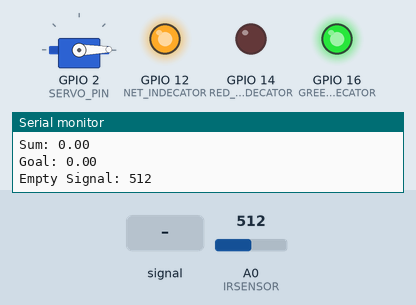
Recording of a sketch running on a simulated ESP8266 (Wemos D1 mini). Shown: servo, output pins drawn as LEDs (lit = HIGH), the last lines printed to the serial monitor. Inputs (shaded band) come from the test bench; at power-on: A0 (IRSENSOR) = 512. WiFi joins after 1.5 s; servers stay silent unless stated; uploads are accepted with an empty reply.

Above: at 4.3 s.
4.4 s: A0 (IRSENSOR) fed a 2 Hz sine of ±306 counts around its level
At 5.2 s:
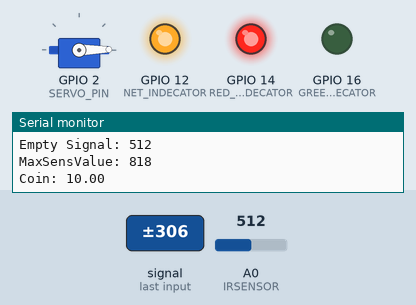
6.2 s: A0 (IRSENSOR) set to 716
At 7.7 s:
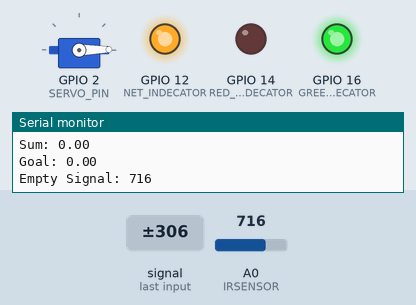
Timing chart, 0 to 9.2 s (numbered marks = the images above; inputs shaded):
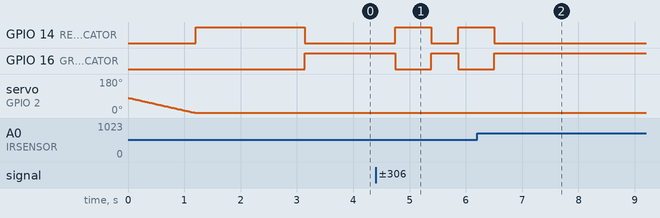

Measured:
- after the input at 4.4 s, GPIO 14 (RED_INDECATOR): LOW → HIGH after 0.35 s, → LOW 0.64 s later, → HIGH 0.48 s later; GPIO 16 (GREEN_INDECATOR): HIGH → LOW after 0.35 s, → HIGH 0.64 s later, → LOW 0.48 s later
- after the input at 6.2 s, GPIO 14 (RED_INDECATOR): goes on until 6.5 s, then stays LOW; GPIO 16 (GREEN_INDECATOR): goes on until 6.5 s, then stays HIGH

The sketch:

IR.ino
```cpp
#include <Servo.h>
#include <ESP8266WiFiMulti.h>
#include <ESP8266HTTPClient.h>
#include <WiFiClient.h>

//-------SETTINGS---------
#define COIN_AMOUNT 6     //number of coins
#define IRSENSOR A0
#define NET_INDECATOR 12   //Wemos D6
#define SERVO_PIN 2       //Wemos D4
#define GREEN_INDECATOR 16   //Wemos D0
#define RED_INDECATOR 14   //Wemos D5
#define HTTP_RESPONSE_OK 200
#define SYSTEM_TIME_OUT 30000
#define NOT_CONNECTED_TIMEOUT 120000
#define CHECK_IS_OPEN 10000

float coinValue[COIN_AMOUNT] = {0.10, 0.50, 1.0, 2.0, 5.0, 10.0};
int coinMaxSignal[COIN_AMOUNT] = {600, 1024, 269, 370, 1023, 960};   //Max signal for each coin
int coinMinSignal[COIN_AMOUNT] = {371, 1024, 100, 270, 970, 700};   //min signal for each coin
int coinQuantity[COIN_AMOUNT];  //Number of coins for each coin type
int emptySignal = 0;               //Save empty signal value.
int sensSignal = 0;
int maxSensSignal = 0;
bool coinInside = false;
bool isBankEmpty = true;
bool gameStart = false;
float goal = -1;
float totalSum = 0;             //Save total sum of money in our pig
bool isOpen = false;

unsigned long systemTimer;
unsigned long noConnectionTimer;
bool connection = true;
unsigned long checkOpenTimer;

Servo myservo;
int servoPosition = 0;

ESP8266WiFiMulti WiFiMulti;

//-------SETTINGS---------

int tcrt;
int maxValue;

void setup() {
  // put your setup code here, to run once:
  checkOpenTimer=noConnectionTimer = systemTimer = millis();  //initial start time
  ServoClose();
  Serial.begin(9600);
  pinMode(LED_BUILTIN, OUTPUT);
  pinMode(IRSENSOR,INPUT);
  pinMode(NET_INDECATOR,OUTPUT);
  pinMode(GREEN_INDECATOR,OUTPUT);
  pinMode(RED_INDECATOR,OUTPUT);
  digitalWrite(GREEN_INDECATOR,HIGH);
  digitalWrite(GREEN_INDECATOR,HIGH);
  digitalWrite(RED_INDECATOR,HIGH);
  WiFiMulti.addAP("TechPublic", "");
  WiFiMulti.addAP("LIAV-PC 3303", "piggybot");
  ConnectToInternet();
  gameStart = InitGoalAndSum();
}

void loop() {
  // put your main code here, to run repeatedly:

  ShowBank();
  Serial.println("Sum: " + String(totalSum));
  Serial.println("Goal: " + String(goal));
  emptySignal = analogRead(IRSENSOR);
  Serial.println("Empty Signal: " + String(emptySignal));
  int coinSignal = ListenToCoin();
  int coinIndex = RecognizeCoin(coinSignal);
  if (coinIndex != -1 ) {
    float coinType = coinValue[coinIndex];
    Serial.println("Coin: " + String(coinType));
    bool sendResult = SendCoinToAzure(coinType);
    if (!sendResult) {
      coinQuantity[coinIndex]++;                                          //Save coin in case of bad NET issue
      isBankEmpty = false;
    } else {
      if (!gameStart){
        gameStart = InitGoalAndSum();
      }
      else
        totalSum+=coinType;
    }
  } else {
    Serial.println("Bad Coin !!!");
  }
}

int ListenToCoin() {
  maxSensSignal = emptySignal;
  while(1){
    yield();
    digitalWrite(GREEN_INDECATOR,HIGH);
    digitalWrite(RED_INDECATOR,LOW);
    if (WiFi.status() != WL_CONNECTED) {
      digitalWrite(NET_INDECATOR,LOW);
    }
    if (!coinInside && !connection && millis() - noConnectionTimer >= NOT_CONNECTED_TIMEOUT){
      ConnectToInternet();
    }
    sensSignal = analogRead(IRSENSOR);
    if (sensSignal > maxSensSignal)
      maxSensSignal = sensSignal;
    if (sensSignal - emptySignal > 50)
      coinInside = true;
    if (coinInside && (abs(sensSignal - emptySignal) <= 2))
    {
      coinInside = false;
      systemTimer = millis();                                     //User is using system. Reset timer.
      break;
    }
    if (!coinInside && connection) {
      if (!isBankEmpty && millis() - systemTimer > SYSTEM_TIME_OUT) {        //User doesn't use the system more than 30 sec. We can go and empty the bank.
         Serial.println("GO TO BANK");
         ClearBank();
         systemTimer = millis();
      }
      if (gameStart && totalSum>=goal && millis() - checkOpenTimer >= CHECK_IS_OPEN) {
         Serial.println("TRY TO OPEN PIG");
         isOpen = OpenPig();
         checkOpenTimer = millis();
      }
    }
  }
  Serial.println("MaxSensValue: " + String(maxSensSignal));
  return maxSensSignal;
}

int RecognizeCoin(int coinSignal){
 // Serial.println(coinSignal);
  for (byte i=0; i< COIN_AMOUNT; i++){
    if (coinSignal >= coinMinSignal[i] && coinSignal <= coinMaxSignal[i] ){
      return i;
    }
  }
  return -1;
}

String SendHttpRequest(String URL){
  digitalWrite(GREEN_INDECATOR,LOW);
  digitalWrite(RED_INDECATOR,HIGH);
  for (int i=0; i<2; i++) {
    HTTPClient http;
    http.begin(URL);

    int httpCode = http.GET();

    if (httpCode > 0) {
      if (httpCode == HTTP_RESPONSE_OK) {
        String payload = http.getString();
        Serial.println(payload);
        http.end();
//        digitalWrite(GREEN_INDECATOR,HIGH);
//        digitalWrite(RED_INDECATOR,LOW);
        return payload;
      }
      else {
        String badHttpCode = "bad http code: " + String(httpCode);
        Serial.println(badHttpCode);
      }
    }
    else {
      Serial.printf("[HTTP] GET... failed, error: %s\n", http.errorToString(httpCode).c_str());
      if (connection || millis() - noConnectionTimer >= NOT_CONNECTED_TIMEOUT){
        ConnectToInternet();
      }
    }
    http.end();
  }
//  digitalWrite(GREEN_INDECATOR,HIGH);
//  digitalWrite(RED_INDECATOR,LOW);
  return "HTTP_NOT_SEND";
}

bool SendCoinToAzure(float coinType){
  String URL = "http://piggylistener.azurewebsites.net/api/Deposit?code=FxybtubQhduj/mxdIuCbTSvvkupJzkPP0uam8sKSq9IVQhbbzmpCxQ==&name=PiggyTeam&&pigName=Piggy1&money="+String(coinType);
  //String URL = "http://piggylistener.azurewebsites.net/api/ListenToPig?code=L5K5e/VALOilWmk0sxdbfsLMZ3tw2Ny7eugrZPQi57C8u5ys2KgPHg==&name=Michael&coin="+String(coinType);
  String response = SendHttpRequest(URL);
  if (response != "HTTP_NOT_SEND")
    return true;
  return false;
}

void ConnectToInternet(){
  unsigned long connectionStartTime = millis();
  Serial.print("Try to connect");
  digitalWrite(GREEN_INDECATOR,LOW);
  digitalWrite(RED_INDECATOR,HIGH);
  while ((WiFiMulti.run() != WL_CONNECTED) && millis() - connectionStartTime < 30000) {
    yield();
    delay(200);
    digitalWrite(NET_INDECATOR,HIGH);
    delay(300);
    Serial.print(".");
    digitalWrite(NET_INDECATOR,LOW);
  }
  if (millis() - connectionStartTime >= 30000){
    Serial.println("No Connection :(");
    connection = false;
    noConnectionTimer = millis();
//    digitalWrite(GREEN_INDECATOR,HIGH);
//    digitalWrite(RED_INDECATOR,LOW);
    return;
  }
  Serial.println("...Connected :)");
  //Serial.println(WiFi.localIP());
  connection = true;
  digitalWrite(NET_INDECATOR,HIGH);
//  digitalWrite(GREEN_INDECATOR,HIGH);
//  digitalWrite(RED_INDECATOR,LOW);
}

void ShowBank(){
  String bank = "[" + String(coinValue[0]) + "=" + coinQuantity[0] + "] " +
                "[" + String(coinValue[1]) + "=" + coinQuantity[1] + "] " +
                "[" + String(coinValue[2]) + "=" + coinQuantity[2] + "] " +
                "[" + String(coinValue[3]) + "=" + coinQuantity[3] + "] " +
                "[" + String(coinValue[4]) + "=" + coinQuantity[4] + "] " +
                "[" + String(coinValue[5]) + "=" + coinQuantity[5] + "]";
   Serial.println(bank);
}

void ClearBank(){
  digitalWrite(GREEN_INDECATOR,LOW);
  digitalWrite(RED_INDECATOR,HIGH);
  if (!gameStart){
    gameStart = InitGoalAndSum();
  }
  for (byte i=0; i< COIN_AMOUNT; i++){
    int sendAttempt = 0;
    while (coinQuantity[i] > 0){
      digitalWrite(NET_INDECATOR,HIGH);
      bool sendResult = SendCoinToAzure(coinValue[i]);
      digitalWrite(NET_INDECATOR,LOW);
      delay(100);
      if (sendResult) {
        coinQuantity[i]--;
        totalSum+=coinValue[i];
      } else {
        sendAttempt++;
      }
      if (sendAttempt == 3) {
        Serial.println("Can't send coin 3 times, stop clear bank");
//        digitalWrite(GREEN_INDECATOR,HIGH);
//        digitalWrite(RED_INDECATOR,LOW);
        return;
      }
    }
  }
//  digitalWrite(GREEN_INDECATOR,HIGH);
//  digitalWrite(RED_INDECATOR,LOW);
  digitalWrite(NET_INDECATOR,HIGH);
  isBankEmpty = true;
}

bool InitGoalAndSum(){
  goal = GetGoal();
  totalSum = GetCurrentSum();

  if (totalSum > 0 && goal >= 0){
    return true;
  }
  return false;
}

float GetGoal(){
  String URL = "http://piggylistener.azurewebsites.net/api/getGoal?code=JaeJjoWnQHo3NDxXaYk/JRBCnYWpaTmxjNBn5r0Wsk/griAzthN/0Q==&pigName=Piggy1";
  String response = SendHttpRequest(URL);
  if (response != "HTTP_NOT_SEND")
    return response.toFloat();
  return -1;
}

float GetCurrentSum(){
  String URL = "http://piggylistener.azurewebsites.net/api/GetMoney?code=zOb1CdXaa6i1qhO2agOPVrxnkaMg0nQODlVPN1KyQ0FXPvpHNbH1Xw==&pigName=Piggy1";
  String response = SendHttpRequest(URL);
  if (!response || response == "" || response == "HTTP_NOT_SEND" || response == "No results were found. SOME ANOTHER MSG")
    return 0;
  return response.toFloat();
}

bool OpenPig(){
  String URL = "http://piggylistener.azurewebsites.net/api/TryOpen?code=Vv1MYNdWxjO9XX4FtZdPLdmuhvSv7aZVZzxHIJRocnc8Pbr9tVaMWQ==&pigName=Piggy1";
  String response = SendHttpRequest(URL);
  if (response == "False" || response == "HTTP_NOT_SEND" || response == "No results were found. SOME ANOTHER MSG")
    return false;

  Serial.print("OPEEEEEEN :)");
  digitalWrite(GREEN_INDECATOR,LOW);
  digitalWrite(RED_INDECATOR,HIGH);

  ServoOpen();
  delay(60000);
  ServoClose();
  gameStart = false;
  totalSum = 0;

//  digitalWrite(GREEN_INDECATOR,HIGH);
//  digitalWrite(RED_INDECATOR,LOW);
  return true;
}

void ServoOpen(){
  myservo.attach(SERVO_PIN);
  for (servoPosition = 0; servoPosition < 80; servoPosition += 5) // goes from 0 degrees to 180 degrees
  { // in steps of 1 degree
    myservo.write(servoPosition); // tell servo to go to position in variable 'pos'
    delay(15); // waits 15ms for the servo to reach the position
  }
  int j=0;
  while (j<5) {
    servoPosition -= 50;
    myservo.write(servoPosition); // tell servo to go to position in variable 'pos'
    delay(200); // waits 15ms for the servo to reach the position
    servoPosition += 50;
    myservo.write(servoPosition); // tell servo to go to position in variable 'pos'
    delay(200); // waits 15ms for the servo to reach the position
    j++;
  }
  myservo.detach();
}

void ServoClose(){
  myservo.attach(SERVO_PIN);
  for (servoPosition = 80; servoPosition >= 1; servoPosition -= 1) // goes from 180 degrees to 0 degrees
  {
    myservo.write(servoPosition); // tell servo to go to position in variable 'pos'
    delay(15); // waits 15ms for the servo to reach the position
  }
  myservo.detach();
}
```
